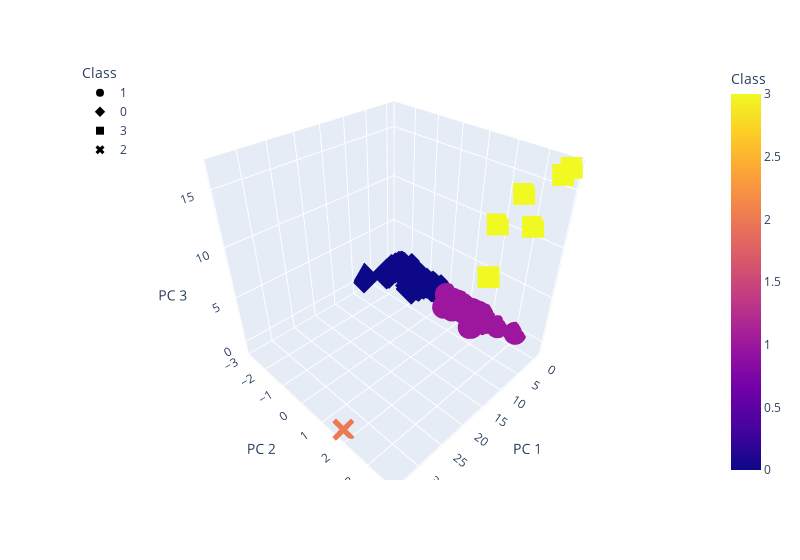

Notebook source saved alongside this figure:
### Markdown cell above
### Deliverable 4: Visualizing Cryptocurrencies Results

#### 3D-Scatter with Clusters

### Code cell
# Creating a 3D-Scatter with the PCA data and the clusters
fig = px.scatter_3d(
    clustered_df,
    x="PC 1",
    y="PC 2",
    z="PC 3",
    color="Class",
    symbol="Class",
    width=800,
    hover_name="CoinName",
    hover_data=["Algorithm"]
)
fig.update_layout(legend=dict(x=0, y=1))
fig.show()

### Figure 1 — Plotly figure (JSON) as saved in the notebook; plotly's stock layout.template omitted (floating-point values rounded to 4 significant figures; data arrays with more than 128 entries replaced by an {"elided": "..."} marker saying what was removed)
{"data": [{"customdata": {"elided": "285x1 str values"}, "hovertemplate": "<b>%{hovertext}</b><br><br>Class=%{marker.color}<br>PC 1=%{x}<br>PC 2=%{y}<br>PC 3=%{z}<br>Algorithm=%{customdata[0]}<extra></extra>", "hovertext": {"elided": "285 str values"}, "legendgroup": "1", "marker": {"color": {"elided": "285 int values"}, "coloraxis": "coloraxis", "symbol": "circle"}, "mode": "markers", "name": "1", "scene": "scene", "showlegend": true, "type": "scatter3d", "x": {"elided": "285 float values"}, "y": {"elided": "285 float values"}, "z": {"elided": "285 float values"}}, {"customdata": {"elided": "240x1 str values"}, "hovertemplate": "<b>%{hovertext}</b><br><br>Class=%{marker.color}<br>PC 1=%{x}<br>PC 2=%{y}<br>PC 3=%{z}<br>Algorithm=%{customdata[0]}<extra></extra>", "hovertext": {"elided": "240 str values"}, "legendgroup": "0", "marker": {"color": {"elided": "240 int values"}, "coloraxis": "coloraxis", "symbol": "diamond"}, "mode": "markers", "name": "0", "scene": "scene", "showlegend": true, "type": "scatter3d", "x": {"elided": "240 float values"}, "y": {"elided": "240 float values"}, "z": {"elided": "240 float values"}}, {"customdata": [["VeChainThor Authority"], ["Proof-of-BibleHash"], ["SHA-256 + Hive"], ["Proof-of-Authority"], ["ECC 256K1"], ["Leased POS"]], "hovertemplate": "<b>%{hovertext}</b><br><br>Class=%{marker.color}<br>PC 1=%{x}<br>PC 2=%{y}<br>PC 3=%{z}<br>Algorithm=%{customdata[0]}<extra></extra>", "hovertext": ["Vechain", "BiblePay", "LitecoinCash", "Poa Network", "Acute Angle Cloud", "Waves"], "legendgroup": "3", "marker": {"color": [3, 3, 3, 3, 3, 3], "coloraxis": "coloraxis", "symbol": "square"}, "mode": "markers", "name": "3", "scene": "scene", "showlegend": true, "type": "scatter3d", "x": [4.451, -0.2661, -0.3051, -0.5037, -0.3507, -0.2804], "y": [2.341, 3.653, 2.592, 3.822, 3.051, 1.856], "z": [6.536, 16.13, 13.62, 16.78, 11.17, 10.08]}, {"customdata": [["TRC10"]], "hovertemplate": "<b>%{hovertext}</b><br><br>Class=%{marker.color}<br>PC 1=%{x}<br>PC 2=%{y}<br>PC 3=%{z}<br>Algorithm=%{customdata[0]}<extra></extra>", "hovertext": ["BitTorrent"], "legendgroup": "2", "marker": {"color": [2], "coloraxis": "coloraxis", "symbol": "x"}, "mode": "markers", "name": "2", "scene": "scene", "showlegend": true, "type": "scatter3d", "x": [34.03], "y": [1.766], "z": [-0.9788]}], "layout": {"coloraxis": {"colorbar": {"title": {"text": "Class"}}, "colorscale": [[0, "#0d0887"], [0.1111, "#46039f"], [0.2222, "#7201a8"], [0.3333, "#9c179e"], [0.4444, "#bd3786"], [0.5556, "#d8576b"], [0.6667, "#ed7953"], [0.7778, "#fb9f3a"], [0.8889, "#fdca26"], [1, "#f0f921"]]}, "legend": {"title": {"text": "Class"}, "tracegroupgap": 0, "x": 0, "y": 1}, "margin": {"t": 60}, "scene": {"domain": {"x": [0, 1], "y": [0, 1]}, "xaxis": {"title": {"text": "PC 1"}}, "yaxis": {"title": {"text": "PC 2"}}, "zaxis": {"title": {"text": "PC 3"}}}, "width": 800}}
